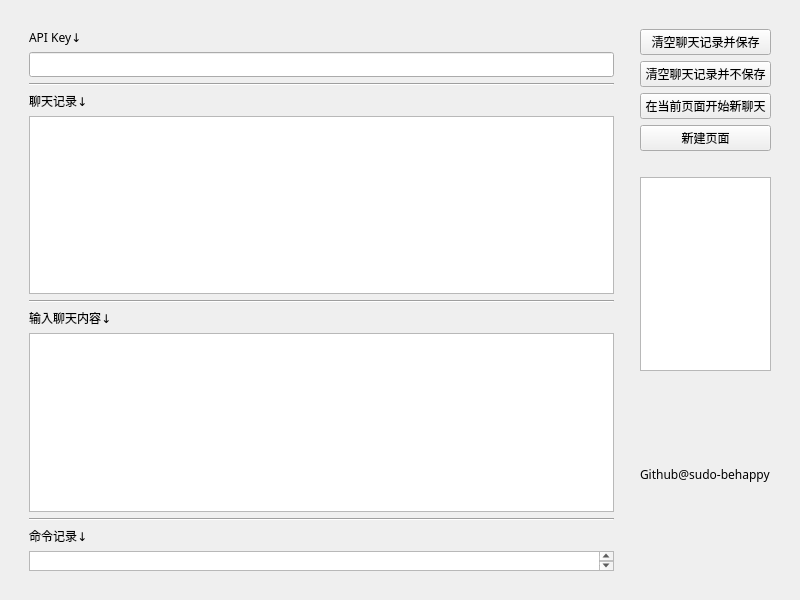
<?xml version="1.0" encoding="UTF-8"?>
<ui version="4.0">
 <class>ChatGPTIntergration</class>
 <widget class="QMainWindow" name="ChatGPTIntergration">
  <property name="windowModality">
   <enum>Qt::ApplicationModal</enum>
  </property>
  <property name="enabled">
   <bool>true</bool>
  </property>
  <property name="geometry">
   <rect>
    <x>0</x>
    <y>0</y>
    <width>800</width>
    <height>600</height>
   </rect>
  </property>
  <property name="sizePolicy">
   <sizepolicy hsizetype="Fixed" vsizetype="Fixed">
    <horstretch>0</horstretch>
    <verstretch>0</verstretch>
   </sizepolicy>
  </property>
  <property name="minimumSize">
   <size>
    <width>800</width>
    <height>600</height>
   </size>
  </property>
  <property name="font">
   <font>
    <family>方正黑体简体</family>
   </font>
  </property>
  <property name="mouseTracking">
   <bool>true</bool>
  </property>
  <property name="tabletTracking">
   <bool>true</bool>
  </property>
  <property name="focusPolicy">
   <enum>Qt::NoFocus</enum>
  </property>
  <property name="contextMenuPolicy">
   <enum>Qt::DefaultContextMenu</enum>
  </property>
  <property name="windowTitle">
   <string>ChatGPTIntergration</string>
  </property>
  <property name="windowOpacity">
   <double>0.800000000000000</double>
  </property>
  <property name="locale">
   <locale language="Chinese" country="China"/>
  </property>
  <property name="tabShape">
   <enum>QTabWidget::Rounded</enum>
  </property>
  <widget class="QWidget" name="centralwidget">
   <property name="sizePolicy">
    <sizepolicy hsizetype="MinimumExpanding" vsizetype="MinimumExpanding">
     <horstretch>0</horstretch>
     <verstretch>0</verstretch>
    </sizepolicy>
   </property>
   <layout class="QHBoxLayout" name="horizontalLayout_2">
    <item>
     <layout class="QHBoxLayout" name="horizontalLayout">
      <property name="sizeConstraint">
       <enum>QLayout::SetDefaultConstraint</enum>
      </property>
      <property name="leftMargin">
       <number>20</number>
      </property>
      <property name="topMargin">
       <number>20</number>
      </property>
      <property name="rightMargin">
       <number>20</number>
      </property>
      <property name="bottomMargin">
       <number>20</number>
      </property>
      <item>
       <layout class="QVBoxLayout" name="verticalLayout_2">
        <item>
         <widget class="QLabel" name="label_2">
          <property name="text">
           <string>API Key↓</string>
          </property>
         </widget>
        </item>
        <item>
         <widget class="QLineEdit" name="APIKey"/>
        </item>
        <item>
         <widget class="Line" name="line_2">
          <property name="orientation">
           <enum>Qt::Horizontal</enum>
          </property>
         </widget>
        </item>
        <item>
         <widget class="QLabel" name="ChatHint">
          <property name="text">
           <string>聊天记录↓</string>
          </property>
         </widget>
        </item>
        <item>
         <widget class="QTextBrowser" name="ChatRecord"/>
        </item>
        <item>
         <widget class="Line" name="line">
          <property name="orientation">
           <enum>Qt::Horizontal</enum>
          </property>
         </widget>
        </item>
        <item>
         <widget class="QLabel" name="label">
          <property name="text">
           <string>输入聊天内容↓</string>
          </property>
         </widget>
        </item>
        <item>
         <widget class="QPlainTextEdit" name="ChatContent"/>
        </item>
        <item>
         <widget class="Line" name="line_3">
          <property name="orientation">
           <enum>Qt::Horizontal</enum>
          </property>
         </widget>
        </item>
        <item>
         <widget class="QLabel" name="label_3">
          <property name="text">
           <string>命令记录↓</string>
          </property>
         </widget>
        </item>
        <item>
         <widget class="QTextBrowser" name="CommandRecord">
          <property name="sizePolicy">
           <sizepolicy hsizetype="Expanding" vsizetype="Preferred">
            <horstretch>0</horstretch>
            <verstretch>0</verstretch>
           </sizepolicy>
          </property>
          <property name="minimumSize">
           <size>
            <width>0</width>
            <height>20</height>
           </size>
          </property>
          <property name="maximumSize">
           <size>
            <width>16777215</width>
            <height>20</height>
           </size>
          </property>
          <property name="font">
           <font>
            <italic>false</italic>
           </font>
          </property>
          <property name="html">
           <string>&lt;!DOCTYPE HTML PUBLIC &quot;-//W3C//DTD HTML 4.0//EN&quot; &quot;http://www.w3.org/TR/REC-html40/strict.dtd&quot;&gt;
&lt;html&gt;&lt;head&gt;&lt;meta name=&quot;qrichtext&quot; content=&quot;1&quot; /&gt;&lt;style type=&quot;text/css&quot;&gt;
p, li { white-space: pre-wrap; }
&lt;/style&gt;&lt;/head&gt;&lt;body style=&quot; font-family:'方正黑体简体'; font-size:13.5pt; font-weight:400; font-style:normal;&quot;&gt;
&lt;p style=&quot;-qt-paragraph-type:empty; margin-top:0px; margin-bottom:0px; margin-left:0px; margin-right:0px; -qt-block-indent:0; text-indent:0px;&quot;&gt;&lt;br /&gt;&lt;/p&gt;
&lt;p style=&quot;-qt-paragraph-type:empty; margin-top:0px; margin-bottom:0px; margin-left:0px; margin-right:0px; -qt-block-indent:0; text-indent:0px;&quot;&gt;&lt;br /&gt;&lt;/p&gt;&lt;/body&gt;&lt;/html&gt;</string>
          </property>
         </widget>
        </item>
       </layout>
      </item>
      <item>
       <spacer name="horizontalSpacer">
        <property name="orientation">
         <enum>Qt::Horizontal</enum>
        </property>
        <property name="sizeType">
         <enum>QSizePolicy::Preferred</enum>
        </property>
        <property name="sizeHint" stdset="0">
         <size>
          <width>20</width>
          <height>20</height>
         </size>
        </property>
       </spacer>
      </item>
      <item>
       <layout class="QVBoxLayout" name="verticalLayout_5">
        <item>
         <widget class="QPushButton" name="PurgeChatDataAndSave">
          <property name="text">
           <string>清空聊天记录并保存</string>
          </property>
         </widget>
        </item>
        <item>
         <widget class="QPushButton" name="PurgeChatDataWithoutSave">
          <property name="text">
           <string>清空聊天记录并不保存</string>
          </property>
         </widget>
        </item>
        <item>
         <widget class="QPushButton" name="NewChat">
          <property name="text">
           <string>在当前页面开始新聊天</string>
          </property>
         </widget>
        </item>
        <item>
         <widget class="QPushButton" name="NewTab">
          <property name="text">
           <string>新建页面</string>
          </property>
         </widget>
        </item>
        <item>
         <layout class="QVBoxLayout" name="verticalLayout_7">
          <item>
           <spacer name="verticalSpacer">
            <property name="orientation">
             <enum>Qt::Vertical</enum>
            </property>
            <property name="sizeType">
             <enum>QSizePolicy::Ignored</enum>
            </property>
            <property name="sizeHint" stdset="0">
             <size>
              <width>20</width>
              <height>20</height>
             </size>
            </property>
           </spacer>
          </item>
          <item>
           <layout class="QVBoxLayout" name="verticalLayout">
            <item>
             <widget class="QGraphicsView" name="Avatar">
              <property name="sizePolicy">
               <sizepolicy hsizetype="Ignored" vsizetype="Preferred">
                <horstretch>0</horstretch>
                <verstretch>0</verstretch>
               </sizepolicy>
              </property>
             </widget>
            </item>
            <item>
             <widget class="QLabel" name="label_4">
              <property name="text">
               <string>Github@sudo-behappy</string>
              </property>
             </widget>
            </item>
           </layout>
          </item>
         </layout>
        </item>
       </layout>
      </item>
     </layout>
    </item>
   </layout>
  </widget>
 </widget>
 <resources>
  <include location="../assets/QtAssets/images.qrc"/>
 </resources>
 <connections/>
</ui>
